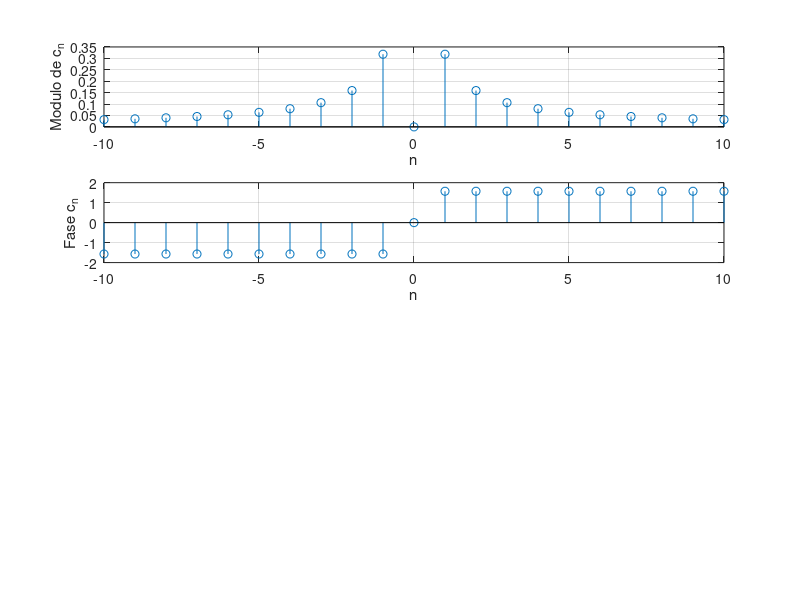

Write the MATLAB code that produced this figure.
N = 10; % Número de términos del desarrollo en serie;
% Si N = 10, obtenemos los valores de cn para -10<=n<=10
n=-N:1:N;
cn=(1j)./(n*pi);

%{
Nótese el uso del operador ./ en lugar de / es necesario
para especificar un cociente de vectores componente a componente.
Es necesario ajustar el valor de cn para n=0 por la existencia de la
indeterminación.
Para ello nos hace falta identificar la posición o índice (index) del vector n
donde el valor n(index) vale cero.
Esto se puede realizar mediante el comando find, que busca dentro de un vector
en qué posición se cumple una condición dada.
%}
index = find(n==0);
cn(index)=0;
% Ahora ya se puede trazar el espectro discreto de la función
% Modulo
figure;
subplot(411), stem(n,abs(cn));
xlabel('n');
ylabel('Modulo de c_n');
grid on;

% Fase
subplot(412), stem(n,angle(cn)); %stem representación valores discretos
xlabel('n');
ylabel('Fase c_n');
grid on;

